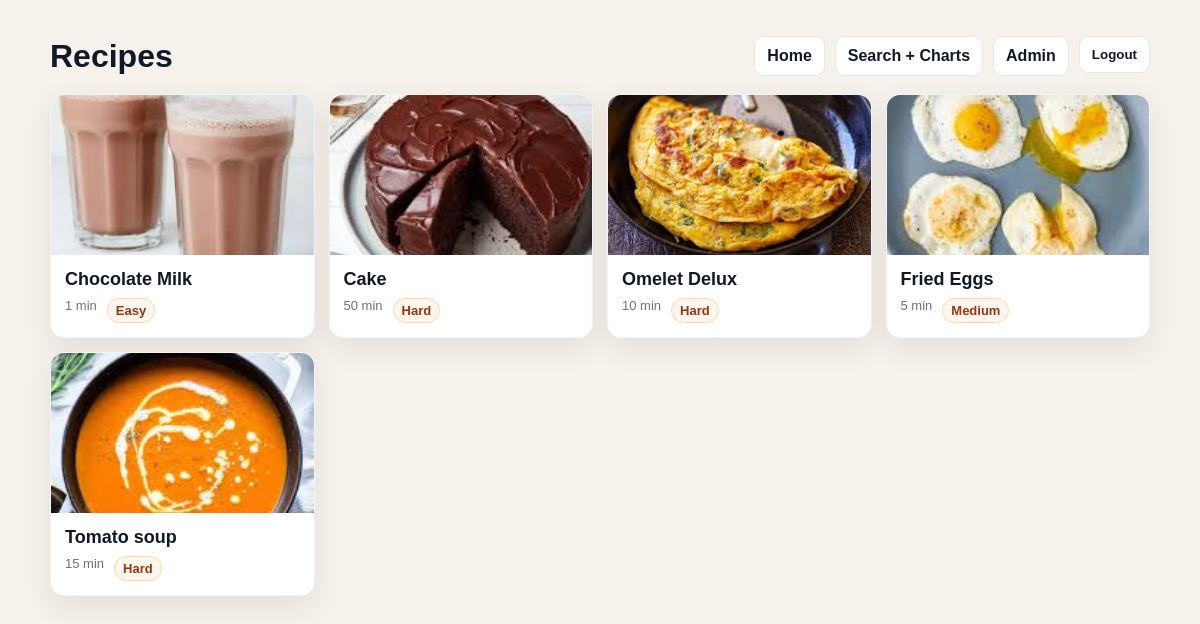
Page /recipes/ (signed in) on the committed database.
### recipes/models.py (models this page shows, shortened)
class Recipe(models.Model):
    name = models.CharField(max_length=200)
    image = models.ImageField(upload_to="recipe_images/", blank=True, null=True)
    description = models.TextField(blank=True)
    cooking_time = models.PositiveIntegerField()
    difficulty = models.CharField(max_length=20, blank=True)
    ingredients = models.ManyToManyField(Ingredient, related_name="recipes")
    created_by = models.ForeignKey(User, on_delete=models.CASCADE, related_name="recipes")
    created_at = models.DateTimeField(auto_now_add=True)

### recipes/views.py (the view)
# urls.py: path("recipes/", views.recipe_list, name="recipe_list"),
@login_required
def recipe_list(request):
    recipes = Recipe.objects.all().order_by("-created_at")
    return render(request, "recipes/recipes_list.html", {"recipes": recipes})

### recipes/templates/recipes/recipes_list.html (shortened to what this page needs)
<!DOCTYPE html>
<html lang="en">
<head>
</head>
<body>
  <div class="container">
    <div class="topbar">
      <h1>Recipes</h1>
      <div style="display:flex; gap:10px; flex-wrap:wrap;">
        <a class="link" href="{% url 'recipes:home' %}">Home</a>
        <a class="link" href="{% url 'recipes:recipe_search' %}">Search + Charts</a>
        <a class="link" href="/admin/">Admin</a>
        <form method="post" action="{% url 'logout' %}">
          <button class="link" type="submit">Logout</button>
        </form>
      </div>
    </div>
    <div class="grid">
      {% for recipe in recipes %}
        <a class="card" href="{% url 'recipes:recipe_detail' recipe.pk %}">
          <div class="thumb">
            {% if recipe.image %}
              <img src="{{ recipe.image.url }}" alt="{{ recipe.name }}">
            {% else %}
              No image
            {% endif %}
          </div>
          <div class="content">
            <h2 class="name">{{ recipe.name }}</h2>
            <div class="meta">
              <span>{{ recipe.cooking_time }} min</span>
              <span class="pill">{{ recipe.difficulty }}</span>
            </div>
          </div>
        </a>
      {% empty %}
        <p>No recipes found yet. Add some in the admin panel.</p>
      {% endfor %}
    </div>
  </div>
</body>
</html>

### recipes/templates/recipes/recipes_list.html (style rules this page uses)
body { margin: 0; font-family: Arial, sans-serif; background: #f6f1ea; color: #111827; }
.container { max-width: 1100px; margin: 0 auto; padding: 36px 20px; }
.topbar { display: flex; justify-content: space-between; align-items: center; gap: 12px; flex-wrap: wrap; }
h1 { margin: 0; font-size: 32px; }
a { color: inherit; }
.link { text-decoration: none; font-weight: 700; border: 1px solid #e5e7eb; padding: 10px 12px; border-radius: 10px; background: #fff; cursor: pointer; display: inline-block; }
form { margin: 0; display: inline; }
button.link { border: 1px solid #e5e7eb; background: #fff; color: inherit; }
.grid { margin-top: 18px; display: grid; grid-template-columns: repeat(auto-fill, minmax(240px, 1fr)); gap: 14px; }
.card { background: #fff; border-radius: 14px; overflow: hidden; box-shadow: 0 10px 30px rgba(0,0,0,0.08); text-decoration: none; border: 1px solid #f3f4f6; }
.thumb { width: 100%; height: 160px; background: #f3f4f6; display: flex; align-items: center; justify-content: center; color: #6b7280; font-size: 12px; }
.thumb img { width: 100%; height: 160px; object-fit: cover; display: block; }
.content { padding: 14px; }
.name { margin: 0 0 8px 0; font-size: 18px; }
.meta { font-size: 13px; color: #6b7280; display: flex; gap: 10px; flex-wrap: wrap; }
.pill { display: inline-block; padding: 4px 8px; border-radius: 999px; background: #fff7ed; border: 1px solid #fed7aa; color: #9a3412; font-weight: 700; }

### rows in the picture
Recipe: image (picture), name "Chocolate Milk", cooking_time "1", difficulty "Easy"
Recipe: image (picture), name "Cake", cooking_time "50", difficulty "Hard"
Recipe: image (picture), name "Omelet Delux", cooking_time "10", difficulty "Hard"
Recipe: image (picture), name "Fried Eggs", cooking_time "5", difficulty "Medium"
Recipe: image (picture), name "Tomato soup", cooking_time "15", difficulty "Hard"
